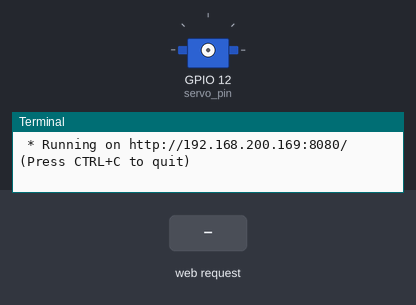
Bench run of a program on a simulated Raspberry Pi (BCM pin numbers). Parts: servo, the last lines printed to the terminal. Inputs (shaded band) come from the test bench. Servo angles are drawn from the pulse width (0.5 ms = 0°, 2.5 ms = 180°); the clock reads 2024-03-15 10:24:30 at power-on unless the program sets it.

Above: at 1.2 s.
1.3 s: HTTP request for /clean_up received
2.8 s: HTTP request for / received
4.3 s: HTTP request for /door/open received
At 10.5 s:
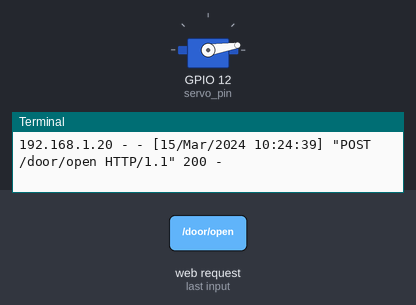
Timing chart, 0 to 11.8 s (numbered marks = the images above; inputs shaded):
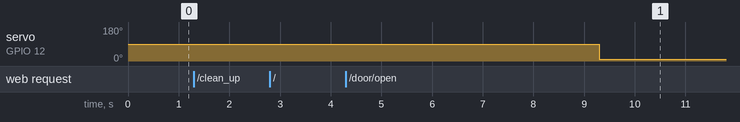

The program:

door-control.py
```python
from flask import Flask
import RPi.GPIO as GPIO
from time import sleep

GPIO.setmode(GPIO.BCM)

servo_pin = 12

GPIO.setup(servo_pin, GPIO.OUT)
servo = GPIO.PWM(servo_pin, 50)
servo.start(0)

servo_min_duty = 3
servo_max_duty = 12

def set_servo_degree(degree):
   if degree > 180:
      degree = 180
   elif degree < 0:
      degree = 0
   duty = servo_min_duty+(degree*(servo_max_duty-servo_min_duty)/180.0)
   servo.ChangeDutyCycle(duty)

app = Flask(__name__)

@app.route('/door/open', methods=['POST'])
def door_open():
   set_servo_degree(90)
   sleep(5)
   set_servo_degree(0)
   return {'result': 'success', 'message': 'Door opened'}

@app.route('/clean_up')
def clean_up():
   GPIO.cleanup()
   return {'result': 'success', 'message': 'Clean up done'}

if __name__ == "__main__":
   app.run(host="192.168.200.169", port = "8080")
```

Measured:
- after the input at 4.3 s, servo on GPIO 12 (servo_pin): 90° → 9° after 5.0 s
